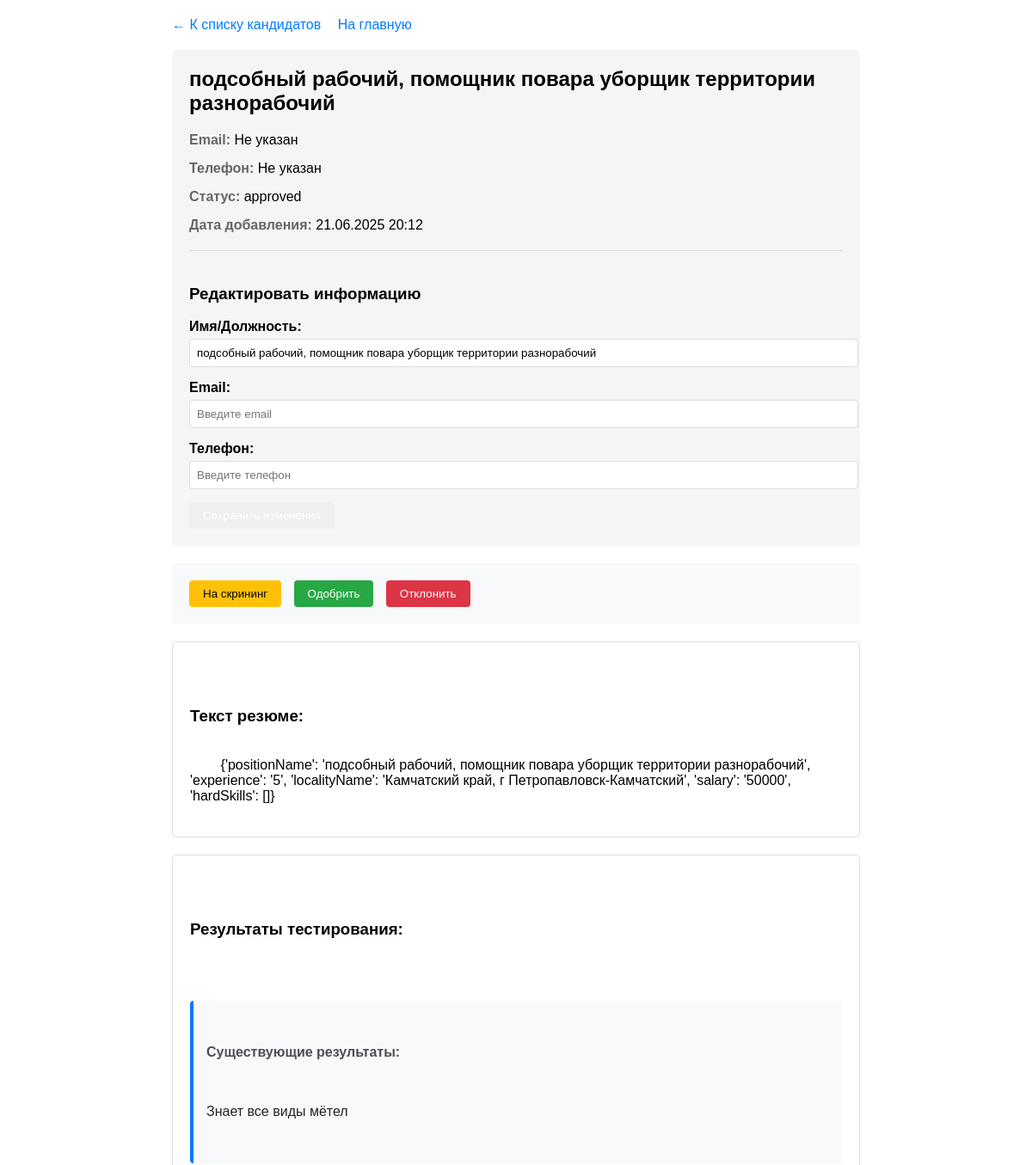
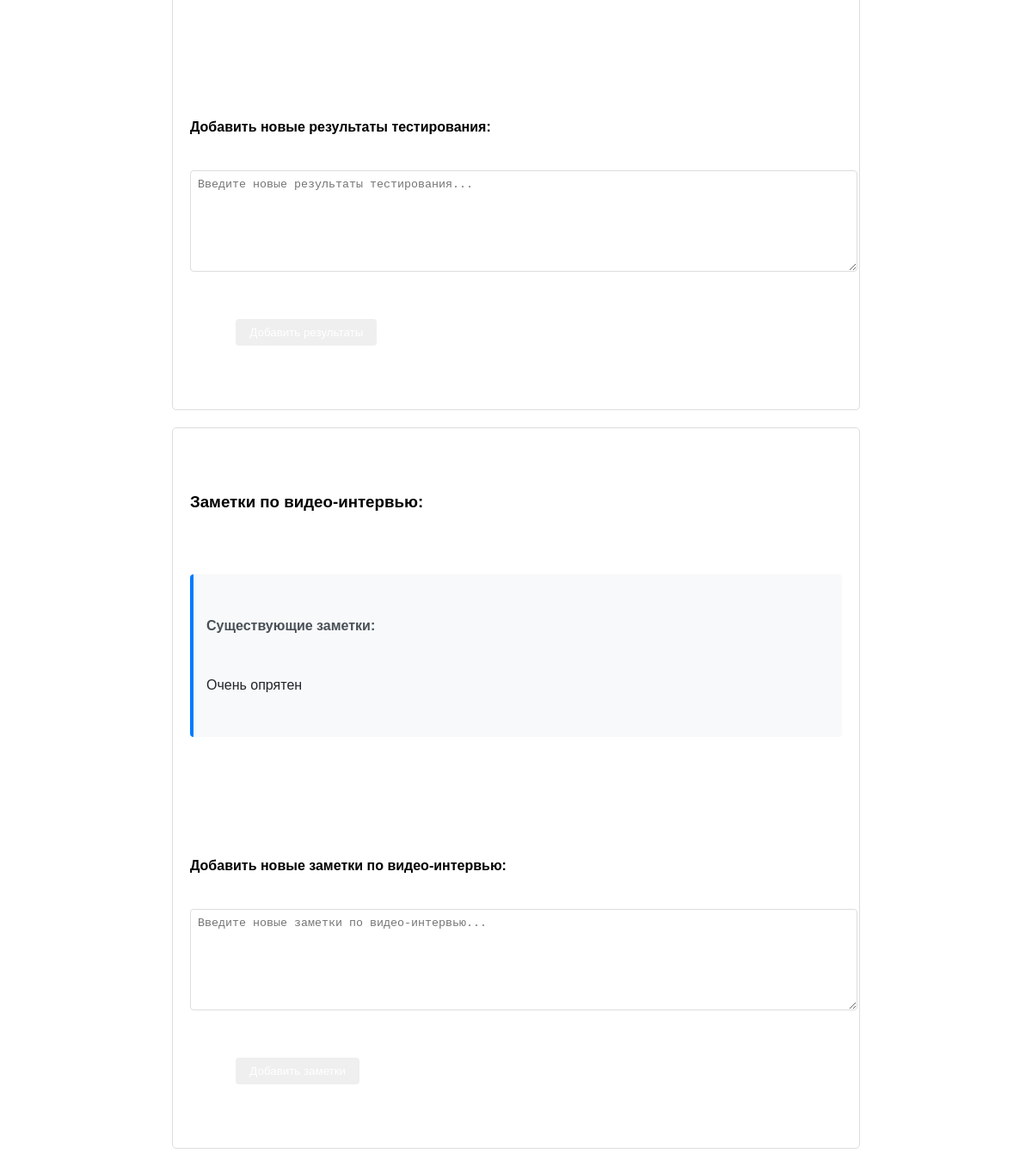
/candidates/1 (signed in), run on the app's committed database (2 pictures, top to bottom).
### models.py (models this page shows)
class Candidate(Base):
    __tablename__ = "candidates"
    id = Column(Integer, primary_key=True, index=True)
    name = Column(String)
    email = Column(String)
    phone = Column(String)
    resume_text = Column(Text)
    status = Column(String, default="new")
    notes = Column(Text)
    test_results = Column(Text, nullable=True)
    video_interview_notes = Column(Text, nullable=True)
    created_at = Column(DateTime, default=datetime.utcnow)
    updated_at = Column(DateTime, default=datetime.utcnow, onupdate=datetime.utcnow)
    user_id = Column(Integer, ForeignKey("users.id"))
    user = relationship("User", back_populates="candidates")
    status_update_date = Column(DateTime, default=datetime.utcnow, onupdate=datetime.utcnow)

### main.py (the view)
@app.get("/candidates/{candidate_id}", response_class=HTMLResponse)
def view_candidate(candidate_id: int, request: Request,
                   db: Session = Depends(get_db),
                   current_user: models.User = Depends(get_current_user)):
    update_user_activity(db, current_user)
    candidate = db.query(models.Candidate).filter(
        models.Candidate.id == candidate_id,
        models.Candidate.user_id == current_user.id
    ).first()
    if not candidate:
        raise HTTPException(status_code=404, detail="Кандидат не найден")
    return templates.TemplateResponse("candidate_detail.html", {
        "request": request,
        "candidate": candidate,
        "current_user": current_user
    })

### templates/candidate_detail.html (shortened to what this page needs)
<!DOCTYPE html>
<html>
<head>
</head>
<body>
    <div class="nav-links">
        <a href="/candidates">← К списку кандидатов</a>
        <a href="/dashboard">На главную</a>
    </div>
    <div class="candidate-info">
        <h2>{{ candidate.name }}</h2>
        <div class="info-group">
            <span class="info-label">Email:</span>
            <span>{{ candidate.email or 'Не указан' }}</span>
        </div>
        <div class="info-group">
            <span class="info-label">Телефон:</span>
            <span>{{ candidate.phone or 'Не указан' }}</span>
        </div>
        <div class="info-group">
            <span class="info-label">Статус:</span>
            <span>{{ candidate.status }}</span>
        </div>
        <div class="info-group">
            <span class="info-label">Дата добавления:</span>
            <span>{{ candidate.created_at.strftime('%d.%m.%Y %H:%M') }}</span>
        </div>
        {% if current_user.role == "hr" %}
        <div class="edit-details" style="margin-top: 20px; padding-top: 20px; border-top: 1px solid #ddd;">
            <h3>Редактировать информацию</h3>
            <form method="POST" action="/candidates/{{ candidate.id }}/update_details">
                <div class="form-group">
                    <label for="name">Имя/Должность:</label>
                    <input type="text" name="name" id="name" value="{{ candidate.name }}" required style="width: 100%; padding: 8px; border: 1px solid #ddd; border-radius: 4px;">
                </div>
                <div class="form-group">
                    <label for="email">Email:</label>
                    <input type="email" name="email" id="email" value="{{ candidate.email or '' }}" placeholder="Введите email" style="width: 100%; padding: 8px; border: 1px solid #ddd; border-radius: 4px;">
                </div>
                <div class="form-group">
                    <label for="phone">Телефон:</label>
                    <input type="tel" name="phone" id="phone" value="{{ candidate.phone or '' }}" placeholder="Введите телефон" style="width: 100%; padding: 8px; border: 1px solid #ddd; border-radius: 4px;">
                </div>
                <button type="submit" class="status-button">Сохранить изменения</button>
            </form>
        </div>
        {% endif %}
    </div>
    <div class="status-actions">
        {% if current_user.role == "hr" %}
        <form method="POST" action="/candidates/{{ candidate.id }}/update" style="display: inline;">
            <button type="submit" class="status-button screen">На скрининг</button>
        </form>
        <form method="POST" action="/candidates/{{ candidate.id }}/update" style="display: inline;">
            <button type="submit" class="status-button approve">Одобрить</button>
        </form>
        <form method="POST" action="/candidates/{{ candidate.id }}/update" style="display: inline;">
            <button type="submit" class="status-button reject">Отклонить</button>
        </form>
        {% elif current_user.role == "dean" and candidate.status == "approved" %}
        <form method="POST" action="/candidates/{{ candidate.id }}/update" style="display: inline;">
            <input type="hidden" name="action" value="final_approve">
            <button type="submit" class="status-button final-approve">Финальное одобрение</button>
        </form>
        {% endif %}
    </div>
    <div class="resume-text">
        <h3>Текст резюме:</h3>
        {{ candidate.resume_text }}
    </div>
    {% if current_user.role == "hr" %}
    <div class="test-results">
        <h3>Результаты тестирования:</h3>
        {% if candidate.test_results %}
        <div class="existing-notes">
            <h4>Существующие результаты:</h4>
            <div class="notes-content">{{ candidate.test_results }}</div>
        </div>
        {% endif %}
        <form method="POST" action="/candidates/{{ candidate.id }}/update_test_results">
            <div class="form-group">
                <label for="test_results">Добавить новые результаты тестирования:</label>
                <textarea name="test_results" id="test_results" placeholder="Введите новые результаты тестирования..."></textarea>
            </div>
            <button type="submit" class="status-button">Добавить результаты</button>
        </form>
    </div>
    <div class="video-notes">
        <h3>Заметки по видео-интервью:</h3>
        {% if candidate.video_interview_notes %}
        <div class="existing-notes">
            <h4>Существующие заметки:</h4>
            <div class="notes-content">{{ candidate.video_interview_notes }}</div>
        </div>
        {% endif %}
        <form method="POST" action="/candidates/{{ candidate.id }}/update_video_notes">
            <div class="form-group">
                <label for="video_interview_notes">Добавить новые заметки по видео-интервью:</label>
                <textarea name="video_interview_notes" id="video_interview_notes" placeholder="Введите новые заметки по видео-интервью..."></textarea>
            </div>
            <button type="submit" class="status-button">Добавить заметки</button>
        </form>
    </div>
    {% endif %}
</body>
</html>

### templates/candidate_detail.html (style rules this page uses)
body { font-family: Arial, sans-serif; max-width: 800px; margin: 0 auto; padding: 20px; }
.nav-links { margin-bottom: 20px; }
.nav-links a { margin-right: 15px; text-decoration: none; color: #007bff; }
.candidate-info { background: #f5f5f5; padding: 20px; border-radius: 5px; margin-bottom: 20px; }
.candidate-info h2 { margin-top: 0; }
.info-group { margin-bottom: 15px; }
.info-label { font-weight: bold; color: #666; }
.resume-text, .test-results, .video-notes { background: white; padding: 20px; border: 1px solid #ddd; border-radius: 5px; margin-top: 20px; white-space: pre-wrap; }
.status-actions { margin-top: 20px; padding: 20px; background: #f8f9fa; border-radius: 5px; }
.status-button { display: inline-block; padding: 8px 16px; margin-right: 10px; border: none; border-radius: 4px; cursor: pointer; color: white; }
.status-button.approve { background: #28a745; }
.status-button.reject { background: #dc3545; }
.status-button.screen { background: #ffc107; color: black; }
.form-group { margin-bottom: 15px; }
.form-group label { display: block; margin-bottom: 5px; font-weight: bold; }
.form-group textarea { width: 100%; padding: 8px; border: 1px solid #ddd; border-radius: 4px; min-height: 100px; }
.existing-notes { margin-bottom: 15px; padding: 15px; background: #f8f9fa; border-left: 4px solid #007bff; border-radius: 4px; }
.existing-notes h4 { margin-top: 0; margin-bottom: 10px; color: #495057; }
.notes-content { margin-top: 5px; white-space: pre-wrap; color: #212529; }

### data on the page
Candidate: name "подсобный рабочий, помощник повара уборщик территории разнорабочий", email "Не указан", phone "Не указан", status "approved", created_at "21.06.2025 20:12", resume_text "{'positionName': 'подсобный рабочий, помощник повара уборщик территории разнорабочий', 'experience': '5', 'localityName': 'Камчатский край, г Петропавловск-Камчатский', 'salary': '50000', 'hardSkills': []}", test_results "Знает все виды мётел", video_interview_notes "Очень опрятен"
